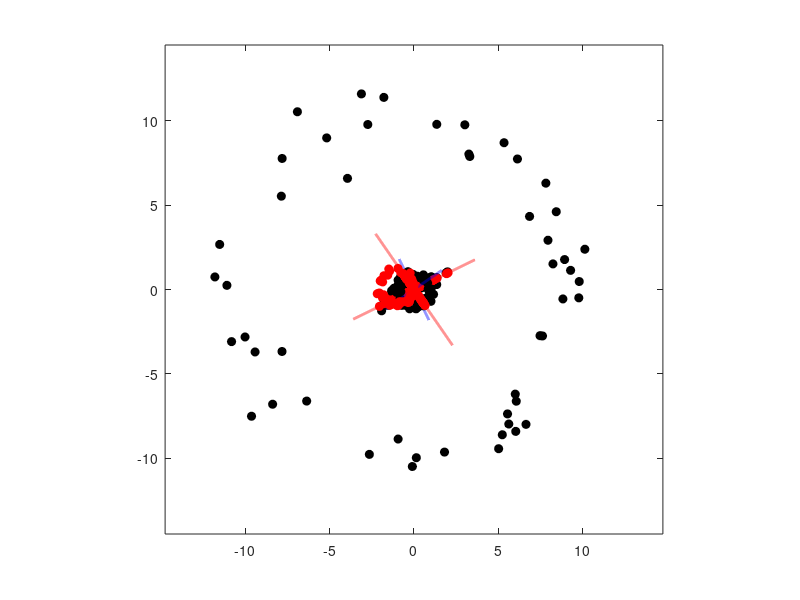
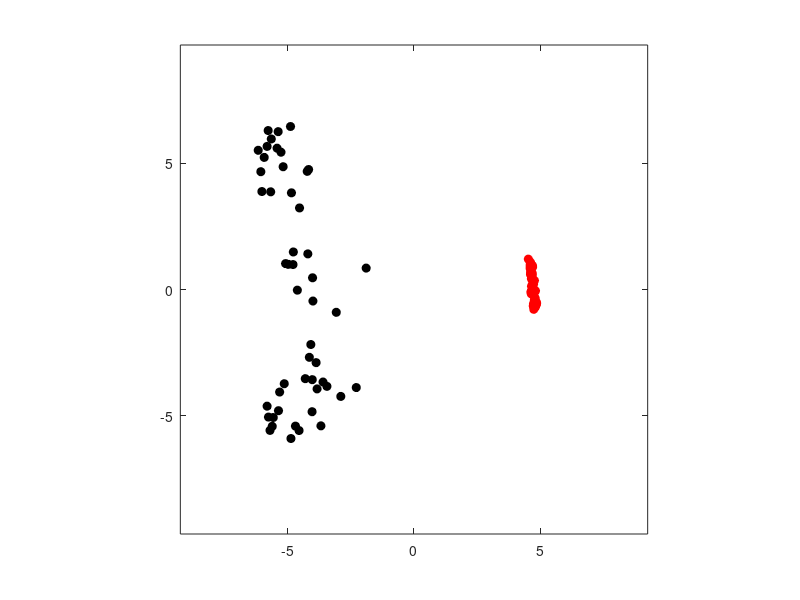

These charts were generated, in order, by the following MATLAB code:
%% Example 1: Noisy data along a linear manifold (PCA does well detecting linear structure)
clear

% m samples from noisy linear model
m=50;
xx = randn(1,m);
slope = 0.5;
noise = 0.25;
yy = slope*xx + noise*randn(1,m);
xnc = [xx; yy];                     % 50 samples
x = xnc - mean(xnc,2);              % 50 centered samples

% plot data
figure(1)
x1=x(1,:); x2=x(2,:);
plot(x1,x2,'ok','MarkerFaceColor','k')
scale = 1.25;
xlim([-scale*max(abs(x1)), scale*max(abs(x1))])
ylim([-scale*max(abs(x2)), scale*max(abs(x2))])
axis equal

%% compute principle components
mu = mean(x,2);                     % compute mean of each row
mu_corr = mu*ones(1,size(x,2));     % form mean correction matrix
B = (x-mu_corr)/sqrt(m-1);          % "center" mean of the data
[U,S,~]=svd(B,'econ');
pc = U'*x;


% plot eigenvectors on original data
t = -4:0.01:4/norm(U(:,1));
s = -2:0.01:2/norm(U(:,1));
figure(1)
hold on
plot(t.*U(1,1),t.*U(2,1),':r','LineWidth',2)
plot(s.*U(1,2),s.*U(2,2),':b','LineWidth',2)

%% plot projections of data onto first principle axis ("de-noise")
x_clean = U(:,1)*U(:,1)'*x;
figure(1)
hold on
plot(x_clean(1,:),x_clean(2,:),'or','MarkerFaceColor','r')


%% Example 2: Noisy data along a nonlinear manifold (PCA cannot handle nonlinearity directly)
clear

% m samples from  multivariate Gaussian distribution
m=50;
noise = 0.1;
theta = 2*pi*rand(1,m);
xx = cos(theta) + noise*randn(1,m);
yy = sin(theta) + noise*randn(1,m);
xnc = [xx; yy];                     % 50 samples
x = xnc - mean(xnc,2);              % 50 centered samples

% plot data
figure(1)
x1=x(1,:); x2=x(2,:);
plot(x1,x2,'ok','MarkerFaceColor','k')
scale = 1.25;
xlim([-scale*max(abs(x1)), scale*max(abs(x1))])
ylim([-scale*max(abs(x2)), scale*max(abs(x2))])
axis equal

%% compute principle components
mu = mean(x,2);                     % compute mean of each row
mu_corr = mu*ones(1,size(x,2));     % form mean correction matrix
B = (x-mu_corr)/sqrt(m-1);          % "center" mean of the data
[U,S,~]=svd(B,'econ');
pc = U'*x;

% plot eigenvectors on original data
t = -4:0.01:4/norm(U(:,1));
s = -2:0.01:2/norm(U(:,1));
figure(1)
hold on
plot(t.*U(1,1),t.*U(2,1),':r','LineWidth',2)
plot(s.*U(1,2),s.*U(2,2),':b','LineWidth',2)

%% plot projections of data onto first principle axis ("de-noise")
x_clean = U(:,1)*U(:,1)'*x;
figure(1)
hold on
plot(x_clean(1,:),x_clean(2,:),'or','MarkerFaceColor','r')


%% Example 3: clustering data along nonlinear manifolds (PCA)
clear

% m samples from  multivariate Gaussian distribution
m1 = 50;
r1 = 10;
noise1 = 1;
theta1 = 2*pi*rand(1,m1);
xx1 = r1*cos(theta1) + noise1*randn(1,m1);
yy1 = r1*sin(theta1) + noise1*randn(1,m1);
xnc1 = [xx1; yy1];              	% 50 samples from noisy model 1

% m samples from  nonlinear model
m2 = 50;
r2 = 1;
noise2 = 0.1;
theta2 = 2*pi*rand(1,m2);
xx2 = r2*cos(theta2) + noise2*randn(1,m2);
yy2 = r2*sin(theta2) + noise2*randn(1,m2);
xnc2 = [xx2; yy2];                  % 50 samples from noisy model 2

% collect and center all data
m = m1 + m2;
xnc = [xnc1 xnc2];
x = xnc - mean(xnc,2);              % 50 centered samples

% plot data
figure(1)
x1=x(1,:); x2=x(2,:);
plot(x1(1:m1),x2(1:m1),'ok','MarkerFaceColor','k')
hold on
plot(x1(m1+1:end),x2(m1+1:end),'or','MarkerFaceColor','r')
scale = 1.25;
xlim([-scale*max(abs(x1)), scale*max(abs(x1))])
ylim([-scale*max(abs(x2)), scale*max(abs(x2))])
axis equal

%% compute kernel principle components
sig = 5;
k = @(x,y) exp(-0.5*norm(x-y).^2/sig^2);      % kernel 1
%k = @(x,y) (1 + dot(x,y))^2;        % kernel 2
KK = zeros(m);
for j = 1:m
    for l = 1:m
    KK(l,j) = k(x(:,l),x(:,j));
    end
end
M = ones(m)/m;
K = KK - M*KK - KK*M + M*KK*M;      % Gram matrix for centered data
[U,S,~]=svd(K/m);                   % eigenpairs of Gram matrix
UU = U / diag(sqrt(diag(S)));       % normalize eigenvectors
pc = UU'*K;                         % principle components of data


% plot leading principle components
figure(2)
pc1 = pc(1,:); pc2 = pc(2,:);       % principle components 1 and 2
plot(pc1(1:m1),pc2(1:m1),'ok','MarkerFaceColor','k')
hold on
plot(pc1(m1+1:end),pc2(m1+1:end),'or','MarkerFaceColor','r')
scale = 1.5;
xlim([-scale*max(abs(pc1)), scale*max(abs(pc1))])
ylim([-scale*max(abs(pc2)), scale*max(abs(pc2))])
axis equal

